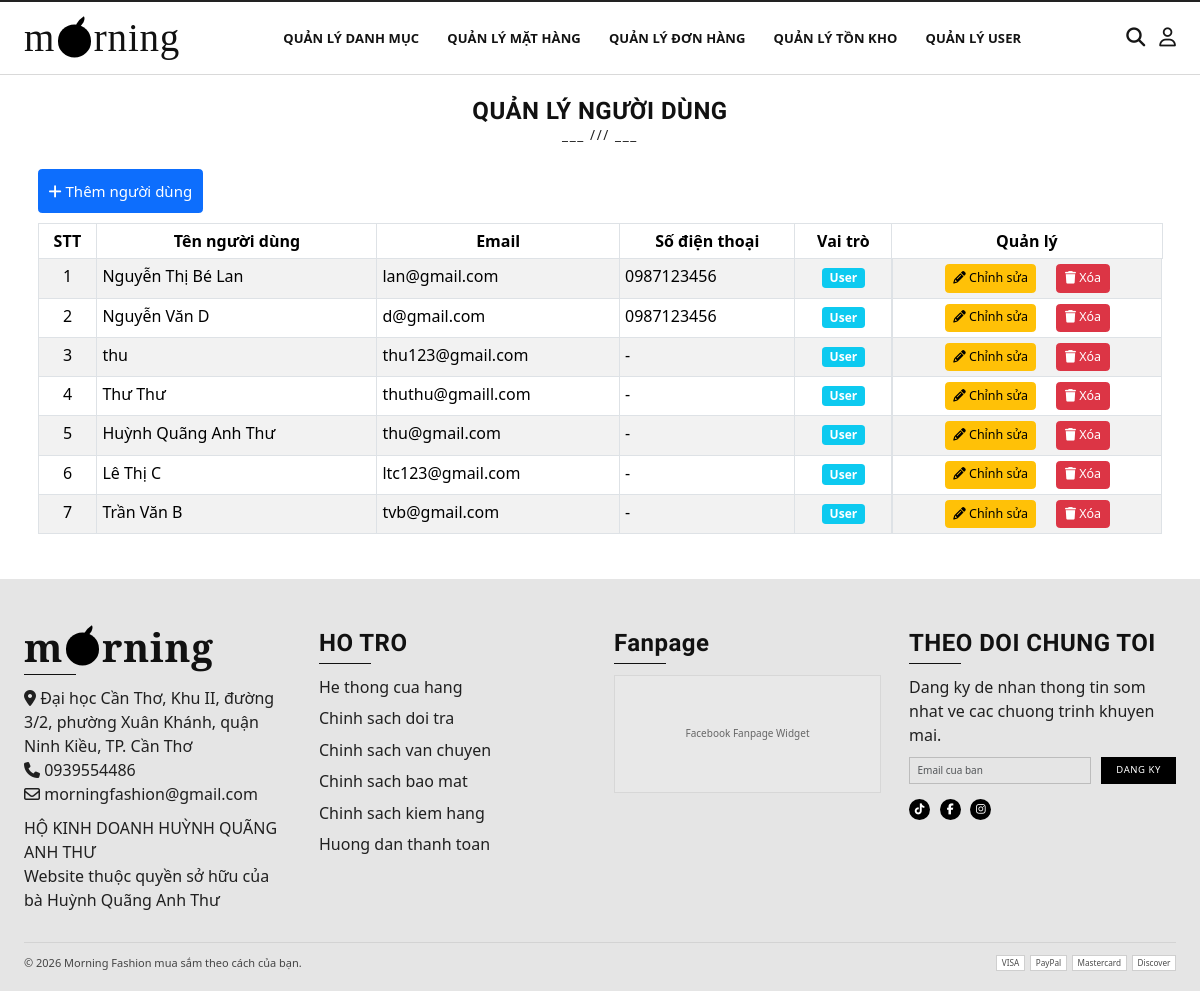
/public/user_list.php (signed in), run on the app's committed database.
### tables this page shows
CREATE TABLE `users` (
  `user_id` int(11) UNSIGNED NOT NULL,
  `user_name` varchar(255) NOT NULL,
  `user_email` varchar(255) NOT NULL,
  `user_psw` varchar(32) NOT NULL,
  `role` varchar(5) NOT NULL DEFAULT 'user',
  `user_avatar` varchar(255) NOT NULL DEFAULT '',
  `user_birthday` date DEFAULT NULL,
  `user_gender` varchar(20) NOT NULL DEFAULT '',
  `user_phone` varchar(20) NOT NULL DEFAULT '',
  `user_address` varchar(255) NOT NULL DEFAULT '',
  `user_contact_email` varchar(255) NOT NULL DEFAULT '',
  `user_website` varchar(255) NOT NULL DEFAULT '',
  `user_role` varchar(20) NOT NULL DEFAULT 'user'
);

### libraries/Psr4AutoloaderClass.php (called while the page is built, shortened)
<?php
class Psr4AutoloaderClass
{
	protected $prefixes = array();
	public function addNamespace($prefix, $base_dir, $prepend = false)
	{
		$prefix = trim($prefix, '\\') . '\\';
		$base_dir = rtrim($base_dir, DIRECTORY_SEPARATOR) . '/';
		if (isset($this->prefixes[$prefix]) === false) {
			$this->prefixes[$prefix] = array();
		}
		if ($prepend) {
			array_unshift($this->prefixes[$prefix], $base_dir);
		} else {
			array_push($this->prefixes[$prefix], $base_dir);
		}
	}
	public function loadClass($class)
	{
		$prefix = $class;
		while (false !== $pos = strrpos($prefix, '\\')) {
			$prefix = substr($class, 0, $pos + 1);
			$relative_class = substr($class, $pos + 1);
			$mapped_file = $this->loadMappedFile($prefix, $relative_class);
			if ($mapped_file) {
				return $mapped_file;
			}
			$prefix = rtrim($prefix, '\\');
		}
		return false;
	}
	protected function loadMappedFile($prefix, $relative_class)
	{
		foreach ($this->prefixes[$prefix] as $base_dir) {
			$file = $base_dir
				. str_replace('\\', '/', $relative_class)
				. '.php';
			if ($this->requireFile($file)) {
				return $file;
			}
		}
		return false;
	}
	protected function requireFile($file)
	{
		if (file_exists($file)) {
			return true;
		}
		return false;
	}
}

### src/classes/User.php (called while the page is built, shortened)
<?php
class User
{
    private ?PDO $db;
    private int $user_id = -1;
    public $user_name;
    public $user_email;
    public $user_role;
    public $user_avatar = '';
    public $user_phone = '';
    public function getID(): int
    {
        return $this->user_id;
    }
    public function __construct(?PDO $pdo)
    {
        $this->db = $pdo;
    }
    public function all(): array
    {
        $users = [];
        $statement = $this->db->prepare('SELECT user_id, user_name, user_email, role AS user_role, user_phone, user_avatar FROM users WHERE role != :role ORDER BY user_id DESC');
        $statement->execute(['role' => 'admin']);
        while ($row = $statement->fetch()) {
            $user = new User($this->db);
            $user->fillFromDB($row);
            $users[] = $user;
        }
        return $users;
    }
    protected function fillFromDB(array $row): User
    {
        [
            'user_id' => $this->user_id,
            'user_name' => $this->user_name,
            'user_email' => $this->user_email,
            'user_role' => $this->user_role,
            'user_phone' => $this->user_phone,
            'user_avatar' => $this->user_avatar
        ] = $row;
        return $this;
    }
}

### src/functions.php (called while the page is built, shortened)
<?php
function html_escape(string|null $text): string
{
    return htmlspecialchars($text ?? '', ENT_QUOTES, 'UTF-8', false);
}
function ensure_cart_order_size_columns(PDO $pdo): void
{
    $checked = true;
}

### public/user_list.php (the view, shortened to what this page needs)
<?php
require_once __DIR__ . '/../src/bootstrap.php';
$user = new User($PDO);
$users = $user->all();
$i = 0;
include_once __DIR__ . '/../src/partials/header.php'
?>
<body>
    <?php include_once __DIR__ . '/../src/partials/navbar.php' ?>
    <div class="container">
        <?php
        include_once __DIR__ . '/../src/partials/heading.php';
        ?>
        <div class="row">
            <div class="col-12">
                <a href="user_add.php" class="btn btn-primary mb-3 fs-4 p-3">
                    <i class="fa fa-plus"></i> Thêm người dùng
                </a>
                <table id="contacts" class="table table-striped table-bordered">
                    <thead>
                        <tr class="text-center">
                            <th scope="col">STT</th>
                            <th scope="col">Tên người dùng</th>
                            <th scope="col">Email</th>
                            <th scope="col">Số điện thoại</th>
                            <th scope="col">Vai trò</th>
                            <th scope="col">Quản lý</th>
                        </tr>
                    </thead>
                    <tbody>
                        <?php
                        foreach ($users as $u) :
                            $i++;
                        ?>
                            <tr>
                                <td class="text-center"><?= $i ?></td>
                                <td><?= html_escape($u->user_name) ?></td>
                                <td><?= html_escape($u->user_email) ?></td>
                                <td><?= html_escape($u->user_phone ?: '-') ?></td>
                                <td class="text-center">
                                    <span class="badge <?= $u->user_role === 'admin' ? 'bg-danger' : 'bg-info' ?>">
                                        <?= $u->user_role === 'admin' ? 'Admin' : 'User' ?>
                                    </span>
                                </td>
                                <td class="d-flex justify-content-center">
                                    <a href="<?= 'user_edit.php?id=' . $u->getID() ?>" class="btn btn-xs btn-warning fs-5 me-3">
                                        <i alt="Edit" class="fa fa-pencil"></i> Chỉnh sửa</a>
                                    <form action="user_delete.php" method="POST" class="form-inline ml-1">
                                        <button type="submit" name="delete-user" class="btn btn-xs btn-danger fs-5 ms-3" data-bs-toggle="modal" data-bs-target="#delete-confirm">
                                            <i alt="Delete" class="fa fa-trash"></i> Xóa</a>
                                        </button>
                                    </form>
                                </td>
                            </tr>
                        <?php endforeach ?>
                    </tbody>
                </table>
            </div>
        </div>
    </div>
    <?php include_once __DIR__ . '/../src/partials/footer.php' ?>
</body>
</html>

### public/css/base.css (style rules this page uses)
:root { --primary-color: #111111; --accent-color: #1b1b1b; --muted-color: #f0f0f0; --white-color: #ffffff; --black-color: #0f0f0f; --text-color: #222222; --soft-text: #7a7a7a; --border-color: #dddddd; --font-heading: "Cormorant Garamond", Georgia, serif; --font-body: "Mulish", "Segoe UI", sans-serif; }
* { padding: 0; margin: 0; box-sizing: border-box; }
html { color: var(--black-color); font-size: 62.5%; line-height: 1.6; font-family: var(--font-body); background-color: #ffffff; scroll-behavior: smooth; }
body { font-size: 1.6rem; color: var(--text-color); background: #ffffff; min-height: 100vh; padding-bottom: 0; }
a { text-decoration: none; }

### public/css/main.css (style rules this page uses)
.container { font-size: 1.6rem; }

### data on the page
users: user_name "Nguyễn Thị Bé Lan", user_email "lan@gmail.com", user_phone "0987123456", role "User"
users: user_name "Nguyễn Văn D", user_email "d@gmail.com", user_phone "0987123456", role "User"
users: user_name "thu", user_email "thu123@gmail.com", user_phone "-", role "User"
users: user_name "Thư Thư", user_email "thuthu@gmaill.com", user_phone "-", role "User"
users: user_name "Huỳnh Quãng Anh Thư", user_email "thu@gmail.com", user_phone "-", role "User"
users: user_name "Lê Thị C", user_email "ltc123@gmail.com", user_phone "-", role "User"
users: user_name "Trần Văn B", user_email "tvb@gmail.com", user_phone "-", role "User"

### other printed values
$subtitle "QUẢN LÝ NGƯỜI DÙNG"
